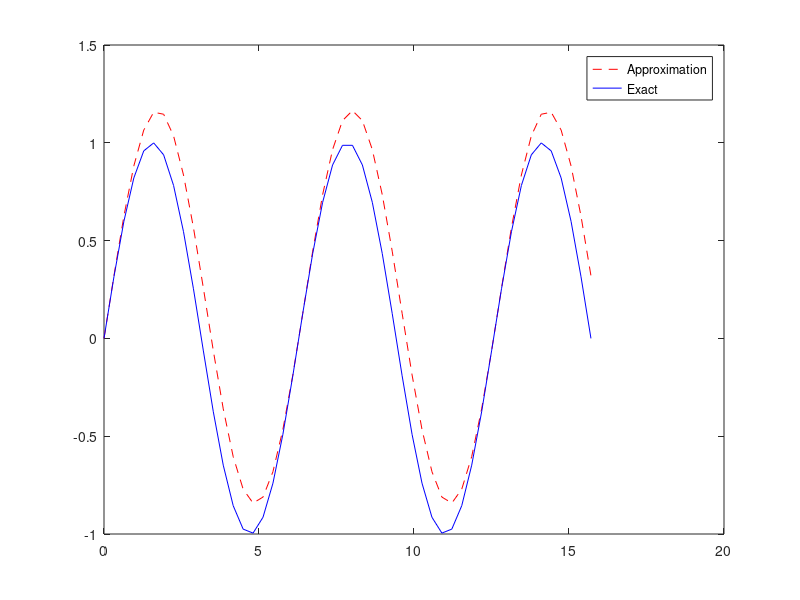

The MATLAB source for this figure:
%% eulerPractice.m
% This program approximates the following differential equation using
% Euler's method and plots the result.
% dy/dx = cos(x)
% y(t=0) = 0
clear
clc
%% Set Parameters
% Set the number of x values used in the x vector
Nx = 50;

% Set the minimum x value considered in the problem
xmin = 0;

% Set the maximum x value considered in the problem
xmax = 5*pi;

%% Initiali ze Vectors
% Create the x vector using the linspace function
x = linspace(xmin,xmax,Nx);

% Calculate deltax based on the first two time points in the x vector
dx = x(2)- x(1);

% Initialize/eepreallocate the x vector
y = zeros(1,Nx);

% Set the initial value of y (at x = 0) to be equal to 0.
y(1) = 0;

%% Calculate Y Values using Euler Method
% March through x vector, calculate the next y from prior y and x values
%y(2) = cos(x(1))*dx;

%method 1
for iy = 1:Nx-1
    y(iy+1)= y(iy) + cos(x(iy))*dx;
end

%% Plot the Results
yreal = sin(x);
plot(x,y,'r--',...
    x, yreal, 'b');

legend('Approximation', 'Exact');
